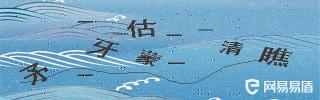
#> input picture crawler_bqjr/crawler_bqjr/captcha/pic_3click/1.jpg, 320 x 100 px
$ python baidu_orc_api.py
#> lines starting #> are read from the running program, lines starting #| are printed output that depends on the picture; after the words box and inside, x2 and y2 are one past the last pixel; in counts of white or black regions, pixels touching at a corner belong together
# -*- coding: utf-8 -*-

from io import BytesIO
from random import choice
from traceback import print_exc

from PIL import Image
from aip import AipOcr

BAIDU_ACCOUNT = [
    {"app_id": "10520557", "api_key": "R2VBkUgoXozCQEeEKaF6D8qe", "secret_key": "lKiti5009MvKGG5cD6invpUOf1IU0n8B"},
    {"app_id": "10523868", "api_key": "pav9YZHEeYYVgZKLY1P9TwxB", "secret_key": "pRMxP9uOk4Il2fm1HMjeiInEYRbRNAxp"},
    {"app_id": "10520916", "api_key": "SA7SYuKoBiwRvpTe7fzlV0hE", "secret_key": "qPCWz2MsZfOn6v9h5p3ULBjYvGABLNWt"},
    {"app_id": "10523877", "api_key": "3BnUqgQLoLKk7ns1WX2aFUHO", "secret_key": "hD9T5F0ZFUkpj4AvhUjhqXqKAlpY9iqQ"},
    {"app_id": "10519104", "api_key": "dlq2BDxXbOxsQxLlhGNlqxa7", "secret_key": "QLCST5XGWsmqRjEQOfPodknObrWm5BLn"},
    {"app_id": "10523897", "api_key": "eBr4MdT7xxm7wNMMlkqqtoCj", "secret_key": "ATX9PR2mc2IdmT9wGm633LoAlQCeblTj"},
    {"app_id": "10524437", "api_key": "Tc9iQRC7bmEMsPqY5L7Dww8g", "secret_key": "rjykhSWhlduZcK4G4H0bMBO8Gzg9xG64"},
    {"app_id": "10524475", "api_key": "yRW9vAQfXhKCa5Q4Krm95EM2", "secret_key": "KDxzrjHEgR3cYmRnqWUDC9xkB4OVVVeM"},
    {"app_id": "10524504", "api_key": "MgjRcgs4bc7Md4i8GaUid9bO", "secret_key": "FB3CCmPWbNKXSzMcxkL6au7uW2URCvMw"},
    {"app_id": "10524544", "api_key": "EtGQAGkMT2yMA81hrbXF7CMt", "secret_key": "mhY0FY5XNkbGibt4cqldU6WGyM3hd56X"},
    {"app_id": "10524589", "api_key": "WPXZIn9Lve9oOym8Ep4UIEm4", "secret_key": "Afn2FUL2rMIO3Fn0Lj9SXQlXrFCN1H8k"},
]


class BadCaptchaFormat(Exception):
    pass


def baidu_orc(captcha_body, accurate=True):
    try:
        options = {
            'detect_direction': 'true',
            'language_type': 'CHN_ENG',
        }

        for i in range(3):
            account = choice(BAIDU_ACCOUNT)
            aipOcr = AipOcr(account["app_id"], account["api_key"], account["secret_key"])

            if not isinstance(captcha_body, bytes):
                raise BadCaptchaFormat

            if accurate:
                # 高精度识别
                result = aipOcr.basicAccurate(captcha_body, options)
            else:
                # 普通识别
                result = aipOcr.basicGeneral(captcha_body, options)

            if 'error_code' not in result:
                return [i["words"] for i in result["words_result"]]
    except Exception:
        print_exc()

    return None


def convert_pic(pic_content):
    """
    转换图片为黑白图片，并去水印
    :param pic_content: 转换前的图片二进制数据
    :return: 转换后的图片二进制数据
    """
    with BytesIO(pic_content) as f, Image.open(f) as img, BytesIO() as output:
        # 转为灰度图片
#> img is the input picture: PIL image 320x100 RGB; mean R, G, B 115.9, 167.2, 198.1
        img = img.convert('L')
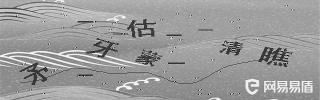
#> img: PIL image 320x100 L; min 7, max 254, mean 155.4

        # 二值化处理（去噪）
        threshold = 160
        table = []
        for i in range(256):
            if i < threshold:
                table.append(0)
            else:
                table.append(1)

        img = img.point(table, '1')
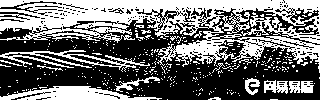
#> img: PIL image 320x100 1; 44.1% white; 326 white regions (310 under 20 px), largest, box (x1, y1, x2, y2) and area: (0, 0, 320, 73) 10185, (0, 86, 162, 100) 1253, (0, 50, 150, 72) 861
        img.save(output, format='JPEG')
        return output.getvalue()


if __name__ == '__main__':
    with open(r"f:\1.jpg", "rb") as f:
        c = convert_pic(f.read())
        print(baidu_orc(c))
#> (the call stopped at in baidu_orc, `aipOcr = AipOcr(account["app_id"], account["api_key"], account["secret..`: aip is not available in this run)
